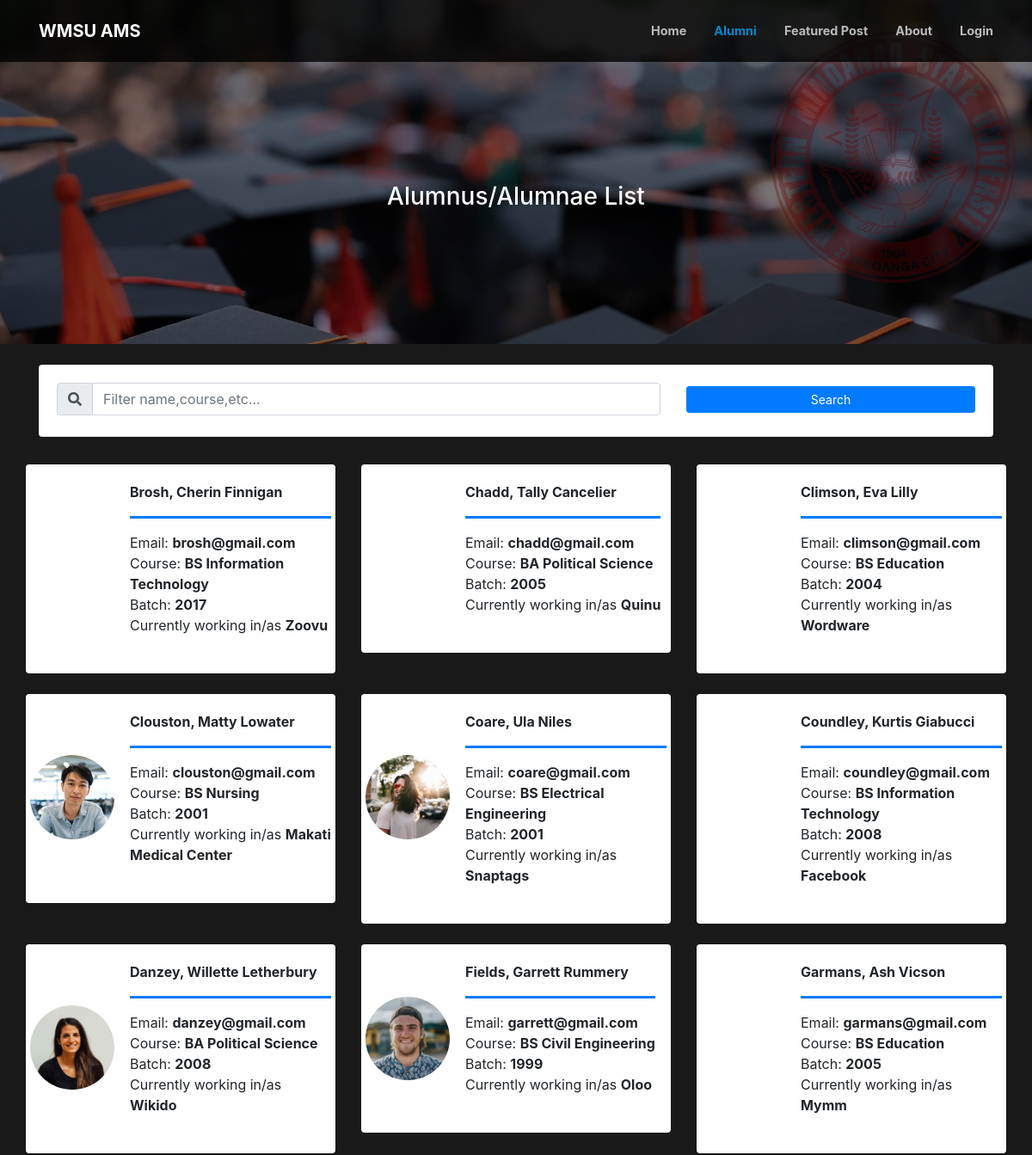
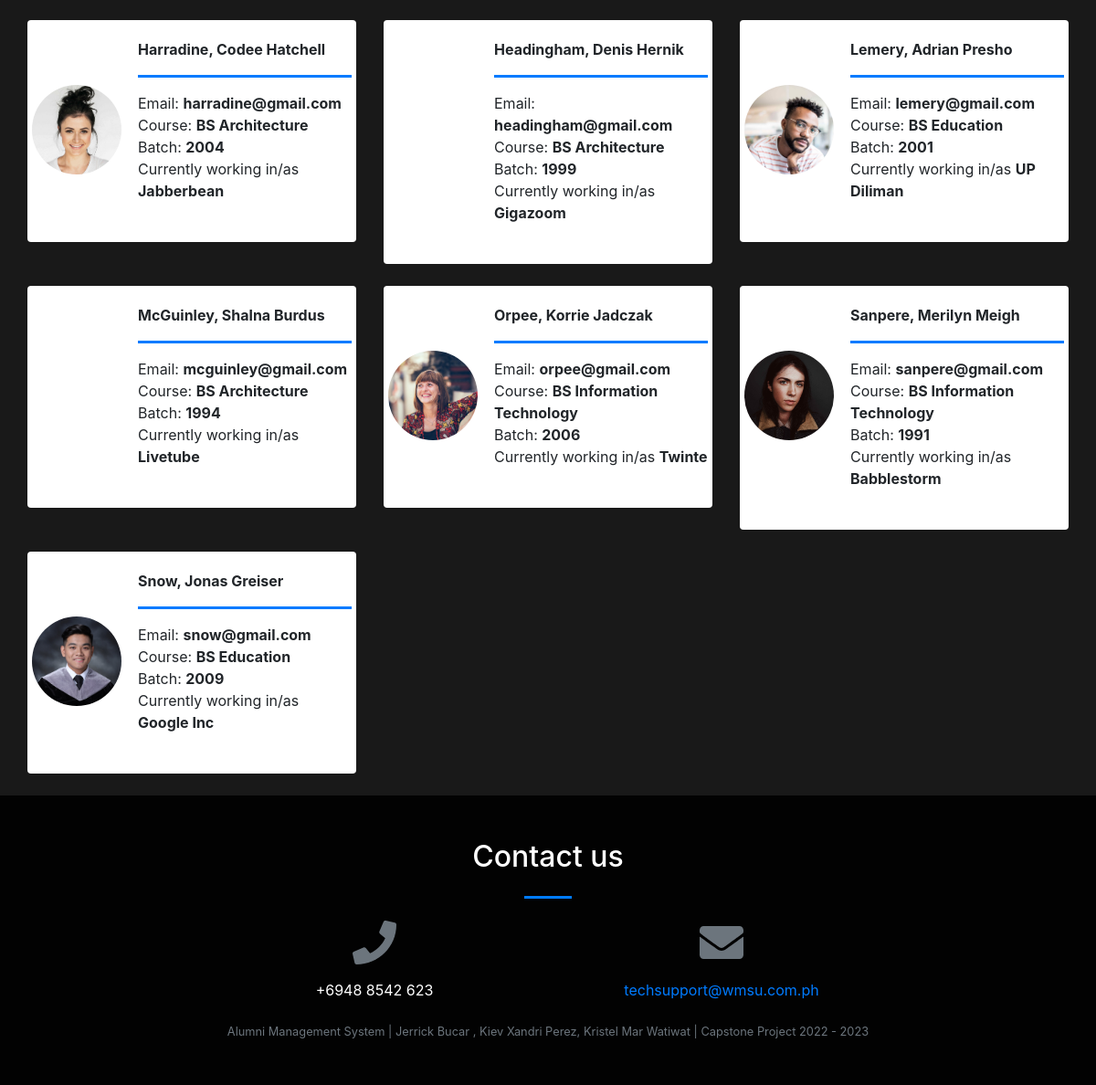
The app's page /index.php?page=alumni_list with its own data (2 pictures, top to bottom).
### tables this page shows
CREATE TABLE `alumnus_bio` (
  `id` int(30) NOT NULL,
  `user_id` int(30) NOT NULL,
  `firstname` varchar(200) NOT NULL,
  `middlename` varchar(200) NOT NULL,
  `lastname` varchar(200) NOT NULL,
  `gender` varchar(10) NOT NULL,
  `batch` year(4) NOT NULL,
  `course_id` int(30) NOT NULL,
  `email` varchar(250) NOT NULL,
  `connected_to` text NOT NULL,
  `avatar` text NOT NULL,
  `date_created` date NOT NULL DEFAULT current_timestamp()
);

CREATE TABLE `courses` (
  `id` int(30) NOT NULL,
  `course` text NOT NULL,
  `about` text NOT NULL
);

### alumni_list.php (the view, shortened to what this page needs)
<header class="masthead">
    <div class="container-fluid h-100">
        <div class="row h-75 align-items-center justify-content-center text-center">
            <div class="col-lg-8 align-self-end mb-4 page-title">
                <h3 class="text-white">Alumnus/Alumnae List</h3>
                </div>
            </div>
        </div>
</header>
<div class="container">
    <div class="card mb-4 mt-4">
        <div class="card-body">
            <div class="row">
                <div class="col-md-8">
                    <div class="input-group mb-1">
                        <div class="input-group-prepend">
                            <span class="input-group-text" id="filter-field"><i class="fa fa-search"></i></span>
                        </div>
                        <input type="text" class="form-control" id="filter" placeholder="Filter name,course,etc..."
                               aria-label="Filter" aria-describedby="filter-field">
                    </div>
                </div>
                <div class="col-md-4">
                    <button class="btn btn-primary btn-block btn-sm mt-1" id="search">Search</button>
                </div>
            </div>
        </div>
    </div>
</div>
<div class="container-fluid mt-3 pt-2">
    <div class="row-items">
        <div class="col-lg-12">
            <div class="row">
                <?php
                $fpath = 'admin/assets/uploads';
                $alumni = $conn->query("SELECT a.*,c.course,Concat(a.lastname,', ',a.firstname,' ',a.middlename) as name from alumnus_bio a inner join courses c on c.id = a.course_id order by Concat(a.lastname,', ',a.firstname,' ',a.middlename) asc");
                while ($row = $alumni->fetch_assoc()):
                    ?>
                    <div class="col-md-4 item">
                        <div class="card alumni-list" data-id="<?php echo $row['id'] ?>">
                            <div class="alumni-img card-img-top">
                                <img src="<?php echo $fpath.'/'.$row['avatar'] ?>" alt="">
                            </div>
                            <div class="card-body">
                                <div class="row align-items-center h-100">
                                    <div class="ml-2">
                                        <div>
                                            <p class="filter-txt"><b><?php echo $row['name'] ?></b></p>
                                            <hr class="divider w-100" style="max-width: calc(100%)">
                                            <p class="filter-txt">Email: <b><?php echo $row['email'] ?></b></p>
                                            <p class="filter-txt">Course: <b><?php echo $row['course'] ?></b></p>
                                            <p class="filter-txt">Batch: <b><?php echo $row['batch'] ?></b></p>
                                            <p class="filter-txt">Currently working in/as
                                                <b><?php echo $row['connected_to'] ?></b></p>
                                            <br>
                                        </div>
                                    </div>
                                </div>
                            </div>
                        </div>
                        <br>
                    </div>
                <?php endwhile; ?>
            </div>
        </div>
    </div>
</div>

### alumni_list.php (style rules this page uses)
.alumni-list { border: unset; flex-direction: inherit; }
.alumni-img { width: calc(30%); max-height: 30vh; display: flex; align-items: center; justify-content: center; }
.alumni-list .card-body { width: calc(70%); }
.alumni-img img { cursor: pointer; border-radius: 100%; max-height: calc(90%); max-width: calc(90%); object-fit: cover; }
header.masthead, header.masthead:before { min-height: 50vh !important; height: 50vh !important }
.row-items { position: relative; }
.masthead { min-height: 23vh !important; height: 23vh !important; }
.masthead:before { min-height: 23vh !important; height: 23vh !important; }
.alumni-list p { margin: unset; }

### records on screen
alumnus_bio: name "Brosh, Cherin Finnigan", email "brosh@gmail.com", course.course "BS Information Technology", batch "2017", connected_to "Zoovu"
alumnus_bio: name "Chadd, Tally Cancelier", email "chadd@gmail.com", course.course "BA Political Science", batch "2005", connected_to "Quinu"
alumnus_bio: name "Climson, Eva Lilly", email "climson@gmail.com", course.course "BS Education", batch "2004", connected_to "Wordware"
alumnus_bio: avatar (picture), name "Clouston, Matty Lowater", email "clouston@gmail.com", course.course "BS Nursing", batch "2001", connected_to "Makati Medical Center"
alumnus_bio: avatar (picture), name "Coare, Ula Niles", email "coare@gmail.com", course.course "BS Electrical Engineering", batch "2001", connected_to "Snaptags"
alumnus_bio: name "Coundley, Kurtis Giabucci", email "coundley@gmail.com", course.course "BS Information Technology", batch "2008", connected_to "Facebook"
alumnus_bio: avatar (picture), name "Danzey, Willette Letherbury", email "danzey@gmail.com", course.course "BA Political Science", batch "2008", connected_to "Wikido"
alumnus_bio: avatar (picture), name "Fields, Garrett Rummery", email "garrett@gmail.com", course.course "BS Civil Engineering", batch "1999", connected_to "Oloo"
alumnus_bio: name "Garmans, Ash Vicson", email "garmans@gmail.com", course.course "BS Education", batch "2005", connected_to "Mymm"
alumnus_bio: avatar (picture), name "Harradine, Codee Hatchell", email "harradine@gmail.com", course.course "BS Architecture", batch "2004", connected_to "Jabberbean"
alumnus_bio: name "Headingham, Denis Hernik", email "headingham@gmail.com", course.course "BS Architecture", batch "1999", connected_to "Gigazoom"
alumnus_bio: avatar (picture), name "Lemery, Adrian Presho", email "lemery@gmail.com", course.course "BS Education", batch "2001", connected_to "UP Diliman"
alumnus_bio: name "McGuinley, Shalna Burdus", email "mcguinley@gmail.com", course.course "BS Architecture", batch "1994", connected_to "Livetube"
alumnus_bio: avatar (picture), name "Orpee, Korrie Jadczak", email "orpee@gmail.com", course.course "BS Information Technology", batch "2006", connected_to "Twinte"
alumnus_bio: avatar (picture), name "Sanpere, Merilyn Meigh", email "sanpere@gmail.com", course.course "BS Information Technology", batch "1991", connected_to "Babblestorm"
alumnus_bio: avatar (picture), name "Snow, Jonas Greiser", email "snow@gmail.com", course.course "BS Education", batch "2009", connected_to "Google Inc"

### other values on screen
preg_replace('~\S\K\S*\s*~u', '', $_SESSION['system']['name']) "AMS"
$_SESSION['system']['contact'] "+6948 8542 623"
$_SESSION['system']['email'] "techsupport@wmsu.com.ph"
$_SESSION['system']['name'] "Alumni Management System"
